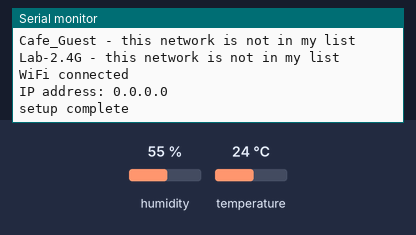
Simulated run of this sketch. Board: Arduino MKR. Parts: the last lines printed to the serial monitor. The test bench sets the inputs (shaded band); at power-on: humidity 55 %, temperature 24 °C. A WiFi scan finds three made-up networks; random numbers use the default seed unless the sketch sets one; no MQTT or app messages arrive unless stated.

Above: at 4.2 s.
4.3 s: humidity set to 22 %
At 5.9 s:
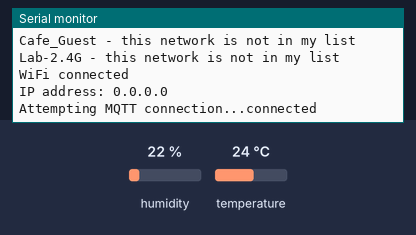
16.3 s: temperature set to 12 °C
At 20.2 s:
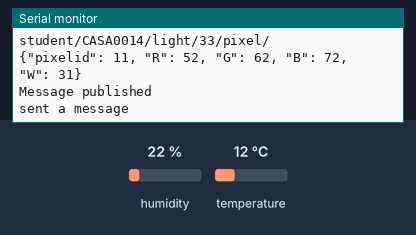
28.3 s: humidity set to 40 %
At 32.0 s:
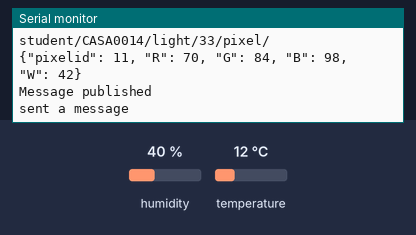
Timing chart, 0 to 33.5 s (numbered marks = the images above; inputs shaded):
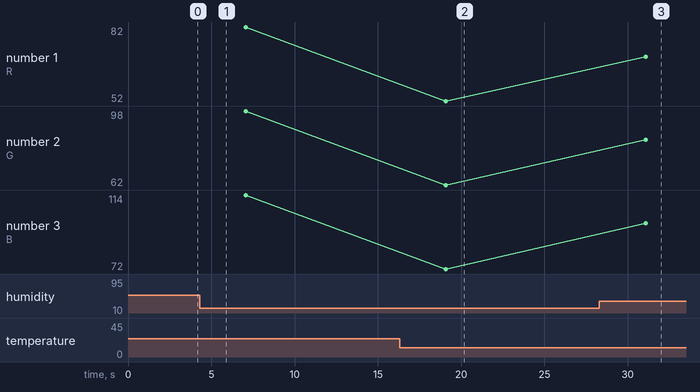

Measured:
- after the input at 16.3 s, the serial monitor: prints a new line after 2.8 s (image 2)
- after the input at 28.3 s, the serial monitor: prints a new line after 2.8 s (image 3)
- plotted number 1: 82 → 52 after the input at 16.3 s, 52 → 70 after the input at 28.3 s
- plotted number 2: 98 → 62 after the input at 16.3 s, 62 → 84 after the input at 28.3 s
- plotted number 3: 114 → 72 after the input at 16.3 s, 72 → 98 after the input at 28.3 s

The sketch:

first_version.ino
```cpp
#include <WiFiNINA.h>
#include <PubSubClient.h>
#include <utility/wifi_drv.h>
#include "arduino_secrets.h"
#include "modifiable.h"
#include <DHT.h>


#define DHTPIN 2  //Digital Pin 2
#define DHTTYPE DHT22
DHT dht(DHTPIN, DHTTYPE);

typedef struct {
    int R;
    int G;
    int B;
    int W;
} ColorValues;

const char* ssid          = SECRET_SSID;
const char* password      = SECRET_PASS;
const char* mqtt_username = SECRET_MQTTUSER;
const char* mqtt_password = SECRET_MQTTPASS;
const char* mqtt_server = "mqtt.cetools.org";
const int mqtt_port = 1884;
int status = WL_IDLE_STATUS;

WiFiServer server(80);
WiFiClient wificlient;

WiFiClient mkrClient;
PubSubClient client(mkrClient);

char mqtt_topic[] = MQTT_TOPIC;

void setup(){
    Serial.begin(115200);
    delay(1000);
    WiFi.setHostname(HOST_NAME);
    startWifi();
    client.setServer(mqtt_server, mqtt_port);
    Serial.println("setup complete");
}

void loop() {
    if (!client.connected()) {
        reconnectMQTT();
    }

    if (WiFi.status() != WL_CONNECTED){
        startWifi();
    }

    client.loop();

    // get temperature & humidity
    float temperature = dht.readTemperature(false);
    float humidity = dht.readHumidity(false);

    sendmqtt(temperature, humidity);

    Serial.println("sent a message");
    delay(10000);
}

void startWifi(){
    if (WiFi.status() == WL_NO_MODULE) {
        Serial.println("Communication with WiFi module failed!");
        while (true);
    }
    String fv = WiFi.firmwareVersion();
    if (fv < WIFI_FIRMWARE_LATEST_VERSION) {
        Serial.println("Please upgrade the firmware");
    }

    int n = WiFi.scanNetworks();
    Serial.println("Scan done");
    if (n == 0) {
        Serial.println("no networks found");
    } else {
        Serial.print(n);
        Serial.println(" networks found");
        Serial.print("Trying to connect to: ");
        Serial.println(ssid);
        for (int i = 0; i < n; ++i){
            String availablessid = WiFi.SSID(i);
            if (availablessid.equals(ssid)) {
                Serial.print("Connecting to ");
                Serial.println(ssid);
                WiFi.begin(ssid, password);
                while (WiFi.status() != WL_CONNECTED) {
                    delay(600);
                    Serial.print(".");
                }
                if (WiFi.status() == WL_CONNECTED) {
                    Serial.println("Connected to " + String(ssid));
                    break;
                } else {
                    Serial.println("Failed to connect to " + String(ssid));
                }
            } else {
                Serial.print(availablessid);
                Serial.println(" - this network is not in my list");
            }

        }
    }


    Serial.println("");
    Serial.println("WiFi connected");
    Serial.print("IP address: ");
    Serial.println(WiFi.localIP());

}

void reconnectMQTT() {
    if (WiFi.status() != WL_CONNECTED){
        startWifi();
    }

    while (!client.connected()) {
        Serial.print("Attempting MQTT connection...");
        String clientId = "LuminaSelector";
        clientId += String(random(0xffff), HEX);

        if (client.connect(clientId.c_str(), mqtt_username, mqtt_password)) {
            Serial.println("connected");
        } else {
            Serial.print("failed, rc=");
            Serial.print(client.state());
            Serial.println(" try again in 5 seconds");

            delay(5000);
        }
    }
}

void callback(char* topic, byte* payload, int length) {
    Serial.print("Message arrived [");
    Serial.print(topic);
    Serial.print("]: ");
    for (int i = 0; i < length; i++) {
        Serial.print((char)payload[i]);
    }
    Serial.println();
}

//The readings of temperature and humidity are used to determine the RGBW of the light
ColorValues decide_message(float temperature, float humidity){
    ColorValues cv;
    //Calculate the value of RGBW, the calculation method can be replaced and changed, TEMPERATURE_SCALER, HUMIDITY_SCALER, RED, GREEN, WHITE are defined in midifiable.h, the number can be changed
    cv.R = (int)((temperature * TEMPERATURE_SCALER + humidity * HUMIDITY_SCALER) * RED);
    cv.G = (int)((temperature * TEMPERATURE_SCALER + humidity * HUMIDITY_SCALER) * GREEN);
    cv.B = (int)((temperature * TEMPERATURE_SCALER + humidity * HUMIDITY_SCALER) * BLUE);
    cv.W = (int)((temperature * TEMPERATURE_SCALER + humidity * HUMIDITY_SCALER) * WHITE);

    //Make sure the value of RGBW does not exceed the upper limit of 255
    if (cv.R > 255) cv.R = 255;
    if (cv.G > 255) cv.G = 255;
    if (cv.B > 255) cv.B = 255;
    if (cv.W > 255) cv.W = 255;

    return cv;
}


void sendmqtt(float temperature, float humidity){
    char mqtt_message[100];

    //get RGBW value
    ColorValues cv = decide_message(temperature, humidity);

    //send message and change colour of pixel
    for (int i=ID_START; i <= ID_END; i++){
        sprintf(mqtt_message, "{\"pixelid\": %d, \"R\": %d, \"G\": %d, \"B\": %d, \"W\": %d}", i, cv.R, cv.G, cv.B, cv.W);
    }
    Serial.println(mqtt_topic);
    Serial.println(mqtt_message);


    if (client.publish(mqtt_topic, mqtt_message)) {
        Serial.println("Message published");
    } else {
        Serial.println("Failed to publish message");
    }

}
```

arduino_secrets.h
```cpp
#define SECRET_SSID "CE-Hub-Student"
#define SECRET_PASS "casa-ce-gagarin-public-service"
#define SECRET_MQTTUSER "student"
#define SECRET_MQTTPASS "ce2021-mqtt-forget-whale"
```

modifiable.h
```cpp
#define MQTT_TOPIC "student/CASA0014/light/33/pixel/"
#define HOST_NAME "Lumina ucjtdjw"
#define TEMPERATURE_SCALER 5
#define HUMIDITY_SCALER 2
#define RED 0.5
#define GREEN 0.6
#define BLUE 0.7
#define WHITE 0.3
#define ID_START 0
#define ID_END 11
```
